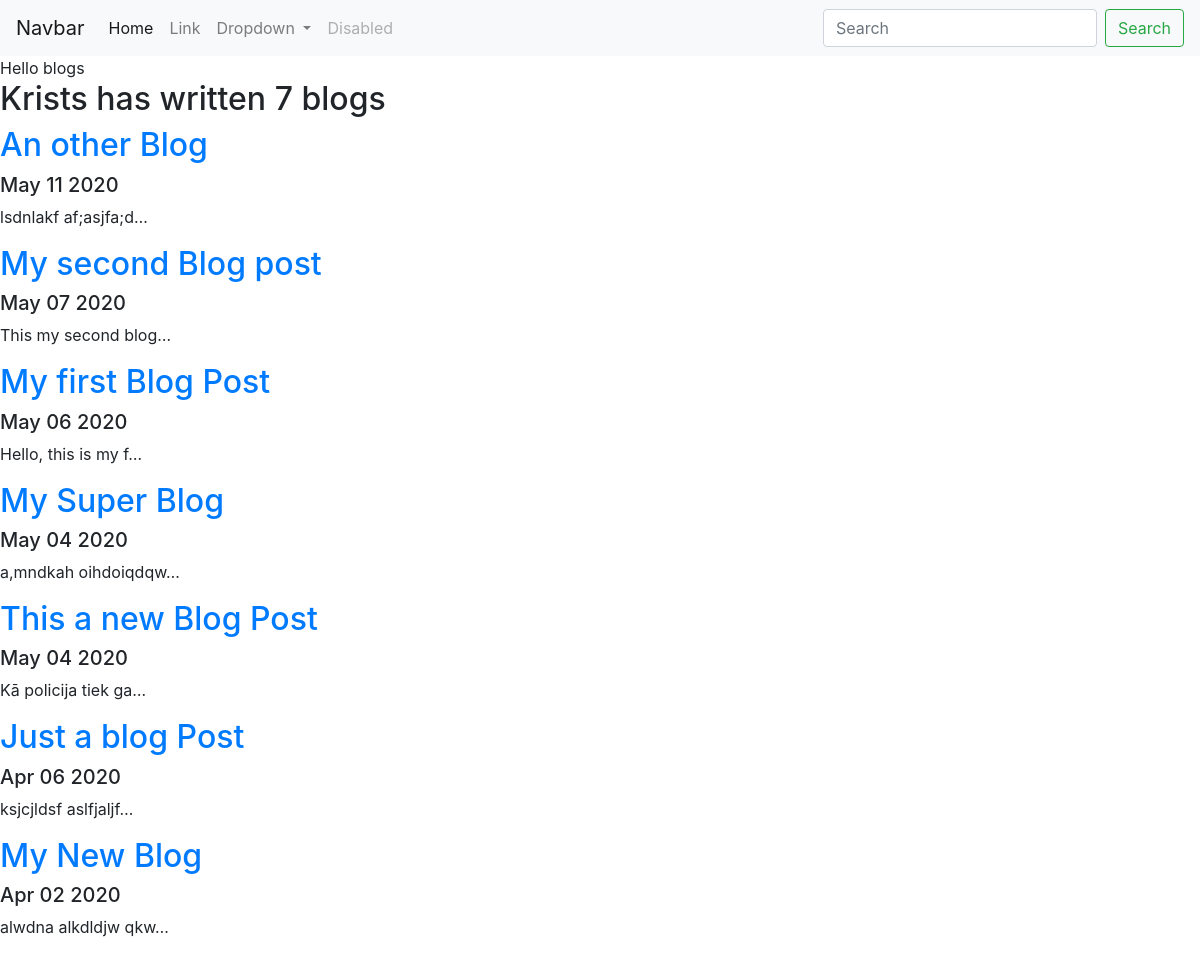
Screenshot of /blog/ with the database file from the repository.
### blog/models.py (models this page shows, shortened)
class Blog(models.Model):
    title = models.CharField(max_length=200)
    description = models.TextField()
    date = models.DateField()

### blog/views.py (the view)
# urls.py: path('', views.all_blogs, name='all_blogs'),
def all_blogs(request):
    blogs = Blog.objects.order_by('-date')
    return render(request, 'blog/all_blogs.html', {'blogs':blogs})

### blog/templates/blog/all_blogs.html
{% extends 'portfolio/base.html' %}
{% block content %}
Hello blogs
<h2>Krists has written {{ blogs.count }} blog{{ blogs.count|pluralize }}</h2>
{% for blog in blogs %}
<a href="{% url 'blog:detail' blog.id %}"><h2>{{ blog.title }}</h2></a>
<h5>{{ blog.date|date:'M d Y' }}</h5>
<p>{{ blog.description|truncatechars:20 }}</p>
{% endfor %}
{% endblock %}

### rows the page displays
Blog: title "An other Blog", date "May 11 2020", description "lsdnlakf af;asjfa;d…"
Blog: title "My second Blog post", date "May 07 2020", description "This my second blog…"
Blog: title "My first Blog Post", date "May 06 2020", description "Hello, this is my f…"
Blog: title "My Super Blog", date "May 04 2020", description "a,mndkah oihdoiqdqw…"
Blog: title "This a new Blog Post", date "May 04 2020", description "Kā policija tiek ga…"
Blog: title "Just a blog Post", date "Apr 06 2020", description "ksjcjldsf aslfjaljf…"
Blog: title "My New Blog", date "Apr 02 2020", description "alwdna alkdldjw qkw…"

### other values shown
{{ blogs.count }} "7"
